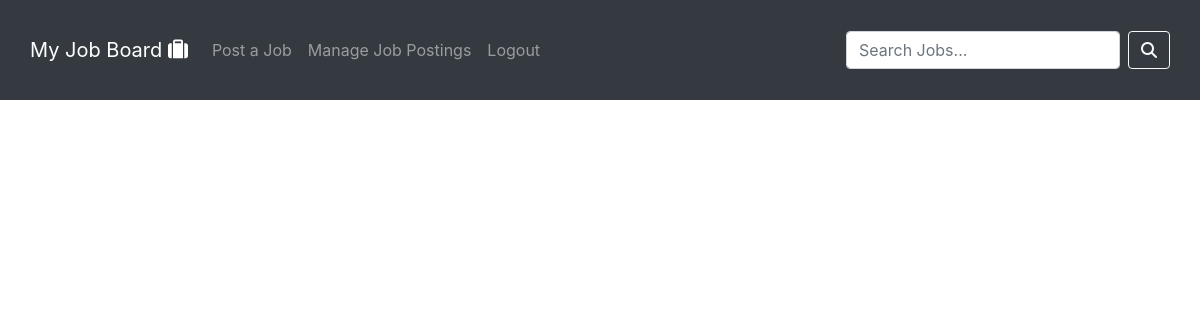
/view_applicants/3 (signed in), run on an earlier commit of the app's database.
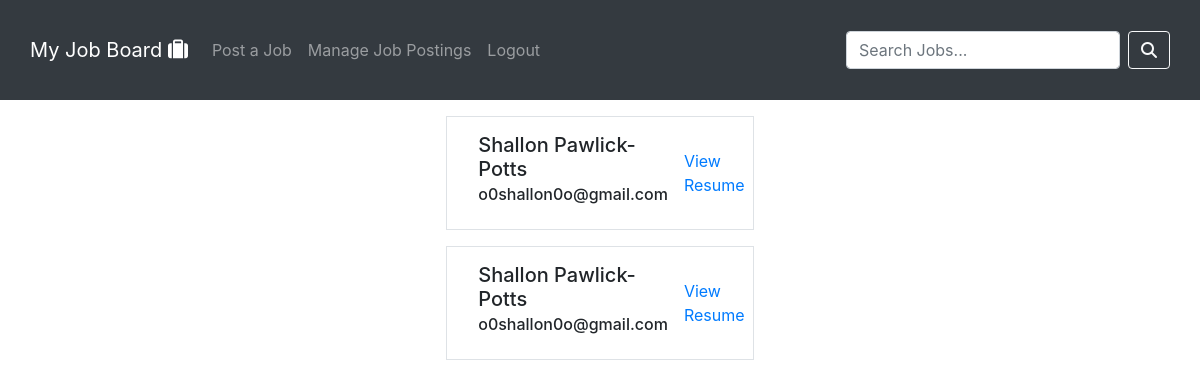
And on a later commit of the database.
### jobportal/models.py (models this page shows, shortened)
class Application(models.Model):
    job_listing = models.ForeignKey(JobListing, on_delete=models.CASCADE, related_name='applications')
    applicant = models.ForeignKey(User, on_delete=models.SET_NULL, related_name='applications', blank=True, null=True)
    application_date = models.DateTimeField(auto_now_add=True)
    cover_letter = models.FileField(upload_to='pdfs/cover_letters', default='txt.pdf', blank=True, null=True)
    resume = models.FileField(upload_to='pdfs/resumes', default='txt.pdf')
    first_name = models.CharField(max_length=64, unique=False)
    middle_name = models.CharField(max_length=64, unique=False, blank=True, null=True)
    last_name = models.CharField(max_length=64, unique=False)
    email = models.EmailField(unique=False)
    def get_resume_url(self):
        return self.resume.url

### jobportal/views.py (the view)
# urls.py: path("view_applicants/<int:listing_id>", views.view_applicants, name="view_applicants"),
@login_required
def view_applicants(request, listing_id):
    listing = JobListing.objects.get(pk=listing_id)
    applications = Application.objects.filter(job_listing=listing).order_by('-application_date')
    return render(request, "jobportal/view_applicants.html", {
        'applications' : applications
    })

### jobportal/templates/jobportal/view_applicants.html (shortened to what this page needs)
{% extends "jobportal/layout.html" %}
{% load static %}
{% block body %}
    {% if applications %}
        {% for applicant in applications %}
            <div class="row">
                <div class="col-sm-3 col-md-3 col-lg-3 col-xl-3 mx-auto border mt-3">
                    <div class="d-flex justify-content-between mt-3 mb-3" >
                        <div class="d-flex align-items-center">
                            <h1 class="h5 mr-3 ml-3">
                                {{ applicant.first_name }} {{ applicant.last_name }}<br>
                                <span class="h6">{{ applicant.email }}</span><br>
                            </h1>
                        </div>
                        <div class="d-flex align-items-center mr-3">
                            <a href="{{ applicant.get_resume_url }}" target="_blank">View Resume</a>
                        </div>
                    </div>
                </div>
            </div>
        {% endfor %}
    {% endif %}
{% endblock %}

### jobportal/templates/jobportal/layout.html (shortened to what this page needs)
{% load static %}
<!DOCTYPE html>
<html lang="en">
<head>
    <link rel="stylesheet" href="https://stackpath.bootstrapcdn.com/bootstrap/4.4.1/css/bootstrap.min.css">
    <link href="{% static 'jobportal/styles.css' %}" rel="stylesheet">
    <link rel="stylesheet" href="https://cdn.ckeditor.com/4.16.1/standard/ckeditor.css">
</head>
<body>
    <nav class="navbar navbar-expand-lg navbar-dark bg-dark justify-content-between">
        <a class="navbar-brand" href="{% url 'index' %}">My Job Board <i class="fa fa-suitcase" aria-hidden="true"></i></a>
        <div class="collapse navbar-collapse" id="navbarNavDropdown">
          <ul class="navbar-nav">
            {% if request.user.is_authenticated %}
              <li class="nav-item jobNavElement">
                <a class="nav-link" href="{% url 'create_job_listing' %}">Post a Job</a>
              </li>
              <li class="nav-item jobNavElement">
                <a class="nav-link" href="{% url 'manage_jobs' %}">Manage Job Postings</a>
              </li>
              <li class="nav-item jobNavElement">
                <a class="nav-link" href="{% url 'logout' %}">Logout</a>
              </li>
            {% endif %}
          </ul>
        </div>
        <form class="form-inline d-none d-lg-flex">
            <input class="form-control mr-sm-2" type="search" placeholder="Search Jobs..." aria-label="Search">
            <button class="btn btn-outline-light my-2 my-sm-0" type="submit"><i class="fas fa-search"></i></button>
        </form>
    </nav>
    <div class="body">
        {% block body %}
        {% endblock %}
    </div>
</body>
</html>

### jobportal/static/jobportal/styles.css (style rules this page uses)
.navbar { padding: 30px; }

What changed in the data, as far as the page shows it:
added Application: first_name "Shallon", last_name "Pawlick-Potts", email "o0shallon0o@gmail.com"
added Application: first_name "Shallon", last_name "Pawlick-Potts", email "o0shallon0o@gmail.com"
